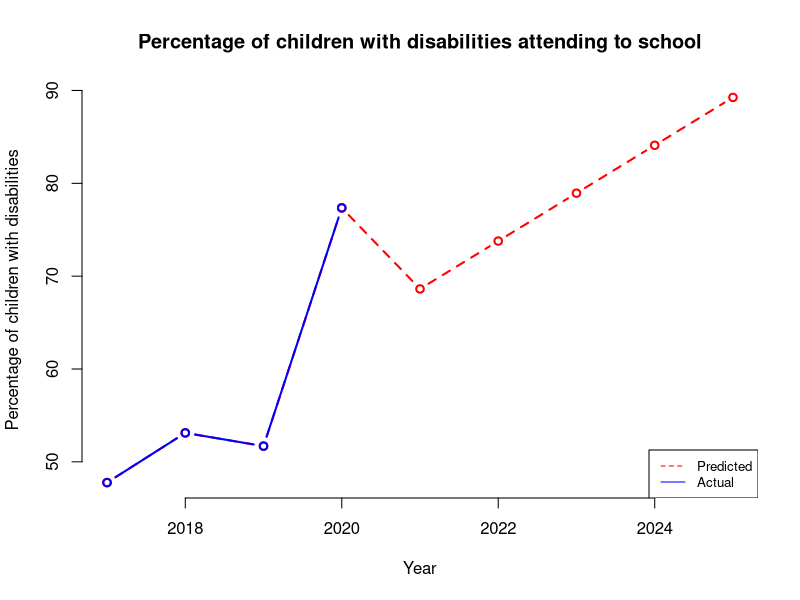

This figure's R source:
library(psych)
library(caret)
library(dplyr)
library(car)
library(Metrics)

anar=read.csv("ANAR/HousingANAR.csv")
dt=subset(anar,select = c(reg,develop,level,X,
                          Total.Point.estimate,Children.without.functional.difficulties.Point.estimate,
                          Children.with.functional.difficulties.Point.estimate,Time.period))
set.seed(4)

model=lm(Children.with.functional.difficulties.Point.estimate~.,data = dt)

#need to predict percentage total and normal children depending on year
#require regression for tpe
dt_tpe=subset(dt,select = -c(Children.without.functional.difficulties.Point.estimate,Children.with.functional.difficulties.Point.estimate))
model_tpe=lm(Total.Point.estimate~.,data = dt_tpe)

#require regression for cwithout
dt_cthout=subset(dt,select = -c(Total.Point.estimate,Children.with.functional.difficulties.Point.estimate))
model_cthout=lm(Children.without.functional.difficulties.Point.estimate~.,data=dt_cthout)

#create prediction of ANAR
hmph=subset(dt,select = c(Time.period,Children.with.functional.difficulties.Point.estimate))
a=colMeans(hmph[hmph$Time.period=='2017',])
b=colMeans(hmph[hmph$Time.period=='2018',])
c=colMeans(hmph[hmph$Time.period=='2019',])
d=colMeans(hmph[hmph$Time.period=='2020',])

yearPred=data.frame(
  year=c(2017:2020),
  anarDisabled=c(as.double(a[2]),as.double(b[2]),as.double(c[2]),as.double(d[2]))
)
i=0
j=0
#set how many year to predict
year=5

for(j in 1:year){
  pred=0
  for(i in 1:nrow(dt)) {
    #predict for each row
    re=dt[i,]$reg
    dv=dt[i,]$develop
    indi=dt[i,]$level
    house=dt[i,]$X
    tpe=dt[i,]$Total.Point.estimate
    cthout=dt[i,]$Children.without.functional.difficulties.Point.estimate
    #set year to predict
    t=yearPred[nrow(yearPred),]$year+1
    
    #set total estimate
    d0=data.frame(reg=re,develop=dv,level=indi,X=house,Time.period=t,interval = "confidence")
    tpe=as.double(predict(model_tpe,d0))

    #set cthout
    d1=data.frame(reg=re,develop=dv,level=indi,X=house,Time.period=t,interval = "confidence")
    cthout=as.double(predict(model_cthout,d1))
    
    newdata=data.frame(reg=re,
                       develop=dv,
                       level=indi,
                       X=house,
                       Total.Point.estimate=tpe,
                       Children.without.functional.difficulties.Point.estimate=cthout,
                       Time.period = t, interval = "confidence")
    
    pred=pred+as.double(predict(model,newdata))
  }
  meanPred=pred/nrow(dt)
  #create data frame
  newPred=data.frame(
    year=yearPred[nrow(yearPred),]$year+1,
    anarDisabled=meanPred
  )
  #insert to yearPred
  yearPred[nrow(yearPred) + 1,]=newPred
}


plot(yearPred$year, yearPred$anarDisabled, col="red",type = "b", lty = 2, frame=FALSE, lwd=2,
     main = "Percentage of children with disabilities attending to school", xlab="Year",ylab="Percentage of children with disabilities")
lines(yearPred[1:4,]$year, yearPred[1:4,]$anarDisabled, col="blue",type = "b", lty = 1, lwd=2)
legend("bottomright", legend=c("Predicted", "Actual"),
       col=c("red", "blue"), lty = 2:1, cex=0.8)
